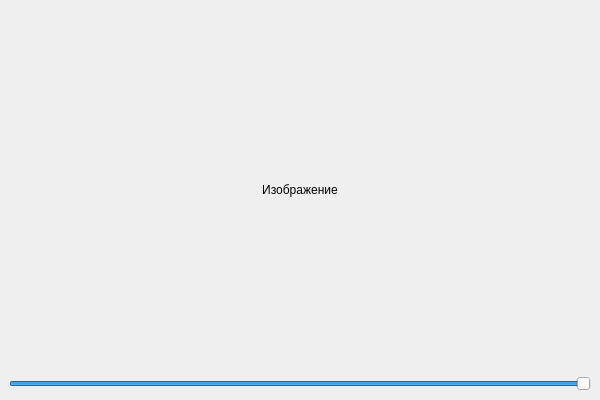
<?xml version="1.0" encoding="UTF-8"?>
<ui version="4.0">
 <class>MainWindow2</class>
 <widget class="QMainWindow" name="MainWindow2">
  <property name="geometry">
   <rect>
    <x>0</x>
    <y>0</y>
    <width>600</width>
    <height>400</height>
   </rect>
  </property>
  <widget class="QWidget" name="centralwidget">
   <layout class="QVBoxLayout" name="verticalLayout">
    <item>
     <widget class="QLabel" name="imageLabel">
      <property name="text">
       <string>Изображение</string>
      </property>
      <property name="alignment">
       <set>Qt::AlignCenter</set>
      </property>
     </widget>
    </item>
    <item>
     <widget class="QSlider" name="alphaSlider">
      <property name="orientation">
       <enum>Qt::Horizontal</enum>
      </property>
      <property name="minimum">
       <number>0</number>
      </property>
      <property name="maximum">
       <number>255</number>
      </property>
      <property name="value">
       <number>255</number>
      </property>
     </widget>
    </item>
   </layout>
  </widget>
 </widget>
 <resources/>
 <connections/>
</ui>
